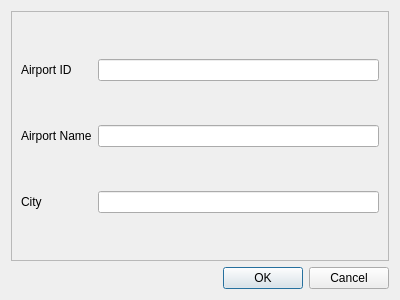
<?xml version="1.0" encoding="UTF-8"?>
<ui version="4.0">
 <class>modairport</class>
 <widget class="QWidget" name="modairport">
  <property name="geometry">
   <rect>
    <x>0</x>
    <y>0</y>
    <width>400</width>
    <height>300</height>
   </rect>
  </property>
  <property name="windowTitle">
   <string>Modify Airport Information</string>
  </property>
  <layout class="QVBoxLayout" name="verticalLayout">
   <item>
    <widget class="QFrame" name="frame_airport">
     <property name="frameShape">
      <enum>QFrame::StyledPanel</enum>
     </property>
     <property name="frameShadow">
      <enum>QFrame::Raised</enum>
     </property>
     <layout class="QGridLayout" name="gridLayout">
      <item row="1" column="0">
       <widget class="QLabel" name="label_7">
        <property name="sizePolicy">
         <sizepolicy hsizetype="Preferred" vsizetype="Fixed">
          <horstretch>0</horstretch>
          <verstretch>0</verstretch>
         </sizepolicy>
        </property>
        <property name="minimumSize">
         <size>
          <width>70</width>
          <height>0</height>
         </size>
        </property>
        <property name="maximumSize">
         <size>
          <width>100</width>
          <height>16777215</height>
         </size>
        </property>
        <property name="text">
         <string>Airport Name</string>
        </property>
       </widget>
      </item>
      <item row="0" column="2">
       <widget class="QLineEdit" name="airport_id">
        <property name="minimumSize">
         <size>
          <width>116</width>
          <height>0</height>
         </size>
        </property>
        <property name="maximumSize">
         <size>
          <width>16777215</width>
          <height>16777215</height>
         </size>
        </property>
        <property name="text">
         <string/>
        </property>
       </widget>
      </item>
      <item row="1" column="2">
       <widget class="QLineEdit" name="airport_name">
        <property name="minimumSize">
         <size>
          <width>116</width>
          <height>0</height>
         </size>
        </property>
        <property name="maximumSize">
         <size>
          <width>16777215</width>
          <height>16777215</height>
         </size>
        </property>
       </widget>
      </item>
      <item row="2" column="0">
       <widget class="QLabel" name="label_8">
        <property name="sizePolicy">
         <sizepolicy hsizetype="Preferred" vsizetype="Fixed">
          <horstretch>0</horstretch>
          <verstretch>0</verstretch>
         </sizepolicy>
        </property>
        <property name="minimumSize">
         <size>
          <width>70</width>
          <height>0</height>
         </size>
        </property>
        <property name="maximumSize">
         <size>
          <width>100</width>
          <height>16777215</height>
         </size>
        </property>
        <property name="text">
         <string>City</string>
        </property>
       </widget>
      </item>
      <item row="0" column="0">
       <widget class="QLabel" name="label_6">
        <property name="sizePolicy">
         <sizepolicy hsizetype="Preferred" vsizetype="Fixed">
          <horstretch>0</horstretch>
          <verstretch>0</verstretch>
         </sizepolicy>
        </property>
        <property name="minimumSize">
         <size>
          <width>70</width>
          <height>0</height>
         </size>
        </property>
        <property name="maximumSize">
         <size>
          <width>100</width>
          <height>16777215</height>
         </size>
        </property>
        <property name="text">
         <string>Airport ID</string>
        </property>
       </widget>
      </item>
      <item row="2" column="2">
       <widget class="QLineEdit" name="city">
        <property name="minimumSize">
         <size>
          <width>116</width>
          <height>0</height>
         </size>
        </property>
        <property name="maximumSize">
         <size>
          <width>16777215</width>
          <height>16777215</height>
         </size>
        </property>
        <property name="text">
         <string/>
        </property>
       </widget>
      </item>
     </layout>
    </widget>
   </item>
   <item>
    <widget class="QDialogButtonBox" name="buttonBox_airport">
     <property name="standardButtons">
      <set>QDialogButtonBox::Cancel|QDialogButtonBox::Ok</set>
     </property>
    </widget>
   </item>
  </layout>
 </widget>
 <resources/>
 <connections/>
</ui>
